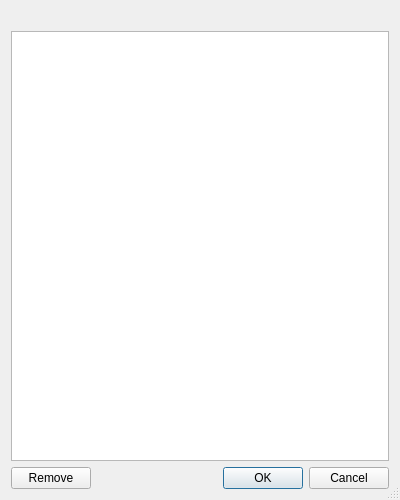
<?xml version="1.0" encoding="UTF-8"?>
<ui version="4.0">
 <class>CrashedSessionsSelectionDialog</class>
 <widget class="QDialog" name="CrashedSessionsSelectionDialog">
  <property name="geometry">
   <rect>
    <x>0</x>
    <y>0</y>
    <width>400</width>
    <height>500</height>
   </rect>
  </property>
  <property name="sizeGripEnabled">
   <bool>true</bool>
  </property>
  <layout class="QVBoxLayout" name="verticalLayout">
   <item>
    <widget class="QLabel" name="messageLabel">
     <property name="wordWrap">
      <bool>true</bool>
     </property>
    </widget>
   </item>
   <item>
    <widget class="QListWidget" name="crashedSessionsList">
     <property name="alternatingRowColors">
      <bool>true</bool>
     </property>
     <property name="wordWrap">
      <bool>true</bool>
     </property>
    </widget>
   </item>
   <item>
    <layout class="QHBoxLayout" name="horizontalLayout">
     <item>
      <widget class="QPushButton" name="removeButton">
       <property name="toolTip">
        <string>Press to remove the selected crash sessions.</string>
       </property>
       <property name="text">
        <string>Remove</string>
       </property>
      </widget>
     </item>
     <item>
      <spacer name="horizontalSpacer">
       <property name="orientation">
        <enum>Qt::Orientation::Horizontal</enum>
       </property>
       <property name="sizeHint" stdset="0">
        <size>
         <width>40</width>
         <height>20</height>
        </size>
       </property>
      </spacer>
     </item>
     <item>
      <widget class="QDialogButtonBox" name="buttonBox">
       <property name="orientation">
        <enum>Qt::Orientation::Horizontal</enum>
       </property>
       <property name="standardButtons">
        <set>QDialogButtonBox::StandardButton::Cancel|QDialogButtonBox::StandardButton::Ok</set>
       </property>
      </widget>
     </item>
    </layout>
   </item>
  </layout>
 </widget>
 <resources/>
 <connections>
  <connection>
   <sender>buttonBox</sender>
   <signal>accepted()</signal>
   <receiver>CrashedSessionsSelectionDialog</receiver>
   <slot>accept()</slot>
   <hints>
    <hint type="sourcelabel">
     <x>248</x>
     <y>254</y>
    </hint>
    <hint type="destinationlabel">
     <x>157</x>
     <y>274</y>
    </hint>
   </hints>
  </connection>
  <connection>
   <sender>buttonBox</sender>
   <signal>rejected()</signal>
   <receiver>CrashedSessionsSelectionDialog</receiver>
   <slot>reject()</slot>
   <hints>
    <hint type="sourcelabel">
     <x>316</x>
     <y>260</y>
    </hint>
    <hint type="destinationlabel">
     <x>286</x>
     <y>274</y>
    </hint>
   </hints>
  </connection>
 </connections>
</ui>
